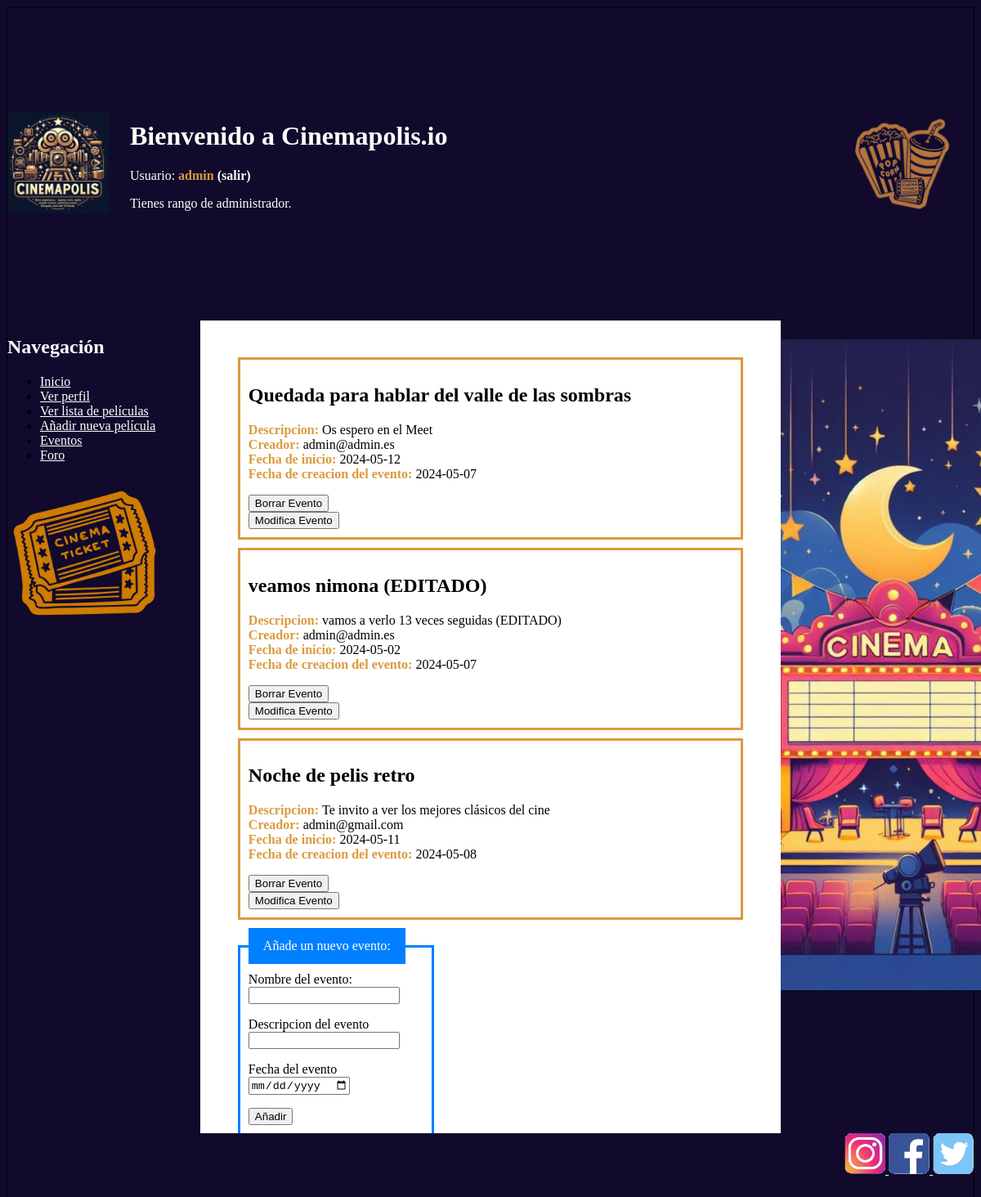
Screenshot of /eventos.php (signed in) with the database file from the repository.
### tables this page shows
CREATE TABLE `eventos` (
  `creador_evento` varchar(50) NOT NULL,
  `nombre_evento` varchar(100) NOT NULL,
  `descripcion_evento` varchar(500) NOT NULL,
  `fecha_evento` date NOT NULL,
  `fecha_creacion` date NOT NULL DEFAULT current_timestamp()
);

### includes/src/Evento.php (called while the page is built, shortened)
<?php
class Evento{
    private $creador_evento;
    private $nombre_evento;
    private $descripcion_evento;
    private $fecha_evento;
    private $fecha_creacion;
    public function getCE()
    {
        return $this->creador_evento;
    }
    public function getNE()
    {
        return $this->nombre_evento;
    }
    public function getDE()
    {
        return $this->descripcion_evento;
    }
    public function getFE()
    {
        return $this->fecha_evento;
    }
    public function getFC()
    {
        return $this->fecha_creacion;
    }
    private function __construct($creador_evento, $nombre_evento, $descripcion_evento, $fecha_evento, $fecha_creacion) {
        $this->creador_evento = $creador_evento;
        $this->nombre_evento = $nombre_evento;
        $this->descripcion_evento = $descripcion_evento;
        $this->fecha_evento = $fecha_evento;
        $this->fecha_creacion = $fecha_creacion;
    }
    public static function listaEventos(){
        if(isset($_SESSION['login']) && $_SESSION['login']) {
            $app = Aplicacion::getInstance();
            $conn = $app->getConexionBd();
            $query = "SELECT * FROM eventos";
            $rs = $conn->query($query);
            $result = [];
            $i = 0;
            if ($rs) {
                foreach ($rs as $fila) {
                    $result[$i] = new Evento($fila['creador_evento'], $fila['nombre_evento'], $fila['descripcion_evento'], $fila['fecha_evento'] , $fila['fecha_creacion']);
                    $i++;
                }
            }
            else {
                error_log("Error BD ({$conn->errno}): $conn->error");
            }
            return $result;
        }
    }
}

### includes/config.php (called while the page is built, shortened)
<?php
spl_autoload_register(function ($class) {
    $prefix = 'cinemapolis\\';
    $base_dir = './includes/';
    $len = strlen($prefix);
    $relative_class = substr($class, $len);
    $file = $base_dir . str_replace('\\', '/', $relative_class) . '.php';
});
?>

### includes/src/Admin.php (called while the page is built, shortened)
<?php
class Admin{
    public static function esAdmin($app) {
        return isset($_SESSION['admin']) && $_SESSION['admin'];
    }
}

### eventos.php (the view, shortened to what this page needs)
<?php
require_once __DIR__.'/includes/config.php';
$contenidoPrincipal = '';
    if (!isset($_SESSION['login'])) {
        $contenidoPrincipal .= <<<EOS
        <h1 class = "advertencia">⚠️Advertencia⚠️</h1>
        <h2>Para acceder a los eventos es necesario haber iniciado sesión. <a href='login.php'>Login</a></h2>
        EOS;
    }
    else{
        $result=Evento::listaEventos();
        if($result!=null){
            foreach($result as $row) {
                $creador = $row->getCE();
                $nombre = $row->getNE();
                $descripcion = $row->getDE();
                $fecha = $row->getFE();
                $creacion = $row->getFC();
                $contenidoPrincipal .= <<< EOS
                    <div id='contenedorEvento'>
                        <h2>$nombre</h2>
                        <p>
                            <strong>Descripcion: </strong>$descripcion<br>
                            <strong>Creador: </strong>$creador<br>
                            <strong>Fecha de inicio: </strong>$fecha<br>
                            <strong>Fecha de creacion del evento: </strong>$creacion<br>
                        </p>
                EOS;
                if(Admin::esAdmin($_SESSION)){
                    $contenidoPrincipal .= <<<EOS
                        <div id ='borrarEventoBoton'>
                            <form action='borrarEvento.php' method='post'>
                                <input type='hidden' name='nombre_evento' value='{$nombre}'>
                                <input type='hidden' name='creador_evento' value='{$creador}'>
                                <input type='hidden' name='fecha_evento' value='{$fecha}'>
                                <input type='submit' value='Borrar Evento'>
                            </form>
                        </div>
                    EOS;
                }
                if(Admin::esAdmin($_SESSION)){
                    $contenidoPrincipal .= <<<EOS
                    <div id ='ModificarEventoBoton'>
                        <form action="./modificaEvento.php?oldn={$nombre}&oldc={$creador}&oldf={$fecha}" method="post">
                            <input type='submit' value='Modifica Evento'>
                        </form>
                    </div>
                    EOS;
                }
                $contenidoPrincipal .= "</div>";
            }
        }
        else
        {
            $contenidoPrincipal = <<<EOS
            <p>No hay ningún evento creado.</p>
            EOS;
        }
    }
    require __DIR__.'/includes/vistas/plantillas/plantilla.php';
?>

### css/estilo.css (style rules this page uses)
body { background-color: #110a2c; text-align: left; }
h1, strong { color: rgb(218, 155, 62); }
#contenedorEvento { border: 3px solid rgb(218, 155, 62); padding:10px; margin:10px; }

### rows the page displays
eventos: nombre_evento "Quedada para hablar del valle de las sombras", descripcion_evento "Os espero en el Meet", creador_evento "admin@admin.es", fecha_evento "2024-05-12", fecha_creacion "2024-05-07"
eventos: nombre_evento "veamos nimona (EDITADO)", descripcion_evento "vamos a verlo 13 veces seguidas (EDITADO)", creador_evento "admin@admin.es", fecha_evento "2024-05-02", fecha_creacion "2024-05-07"
eventos: nombre_evento "Noche de pelis retro", descripcion_evento "Te invito a ver los mejores clásicos del cine", creador_evento "admin@gmail.com", fecha_evento "2024-05-11", fecha_creacion "2024-05-08"

### other values shown
$_SESSION['nombre'] "admin"
